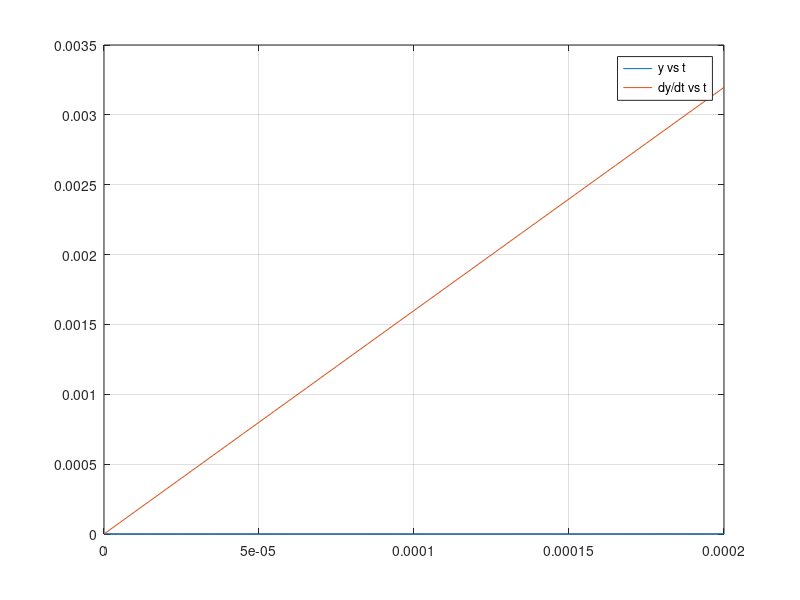

The MATLAB source for this figure:
clc
clear all
close all
%Intake of candidate number 
candidate_number=input('Enter your candidate number: \n'); 
%introducing the expression with the variables as x=time (t) and y=
%displacement (y)
dydt=@(t,y)[y(2);-10*y(2)-16*y(1)+16];
%Using ode45 function to evaluate the first and second derivative of the
%expression when the inital y value is 0 and dy/dt is 0.
[T,Y]=ode45(dydt,[0,candidate_number/25000],[0;0]);
%plotting the first expression (y vs t) 
plot(T,Y(:,1))
hold on
%plotting the second expression (dy/dt vs dt)
plot(T,Y(:,2))
grid on
legend('y vs t','dy/dt vs t')
%finding the maximum value of y given the first expression
max_1=max(Y(:,1));
%finding the time at which the maximum occurs
max_1t=max(T(:,1));
fprintf('The maximum value in expression y is: \n');
disp(max_1);
fprintf('The time at which the maximum occurs in y: \n');
disp(max_1t);
[max_2, indexOfMaxValue] = max(Y(:,2));
fprintf('The maximum value in expression dy/dt is: \n');
disp(max_2);
%Since the time value does not exceeed 1, the increment of the time
%interval divided by the index increment
time_2 = (candidate_number/25000)/indexOfMaxValue;
fprintf('The time at which the maximum occurs in dy/dt: \n');
disp(time_2);



